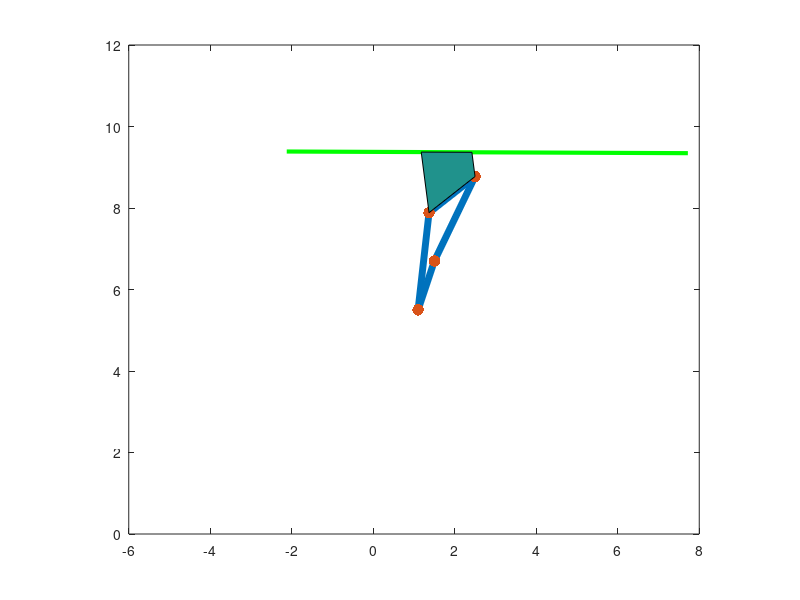

MATLAB code for this plot:
%**************VALUES OBTAINED FROM SYNTHESIS**********
A = [1.1; 5.5]
B = [1.5; 6.7]

L2 = 2.4
L3 = 1.6
L4 = 2.3
L1 = sqrt((B(1,1)-A(1,1))*(B(1,1)-A(1,1)) + (B(2,1)-A(2,1))*(B(2,1)-A(2,1)))
phiaxis = (atand((A(2,1)-B(2,1))/(A(1,1)-B(1,1))))

lc = 0.6
ld = 1.5

ldown = 3.3;
lup = 5.3;

k1 = L1/L4;
k2 = L1/L2;
k3 = (L4*L4-L3*L3+L2*L2+L1*L1)/(2*L4*L2);
k4 = L1/L3;
k5 = (L4*L4-L1*L1-L2*L2-L3*L3)/(2*L2*L3);

phi1 = 360-154; %RANGE OF ANGLE ROTAION OF LINK 2 
phi2 = 12;

end1=[];
end2=[];
n=0
thetadoor=[];
mid=[];
%*****************SIMULATION**************************
for theta = phi1:-2:phi2
  theta
  D = [A(1,1)+L2*cosd(theta+phiaxis);A(2,1)+L2*sind(theta+phiaxis)]; %OBTAINING D COORDINATE
  
  a = cosd(theta)-k1-k2*cosd(theta)+k3;
  b = -2*sind(theta);                                 %CO-EFFECIENT OF FRUDIENSTIEN EQUATION
  c = k1-(k2+1)*cosd(theta) + k3;
  
  theta4 = 2*atand((-b-sqrt(b*b-4*a*c))/(2*a))
 
  C = [B(1,1)+L4*cosd(theta4+phiaxis);B(2,1)+L4*sind(theta4+phiaxis)]
  main = [A , B , C , D, A];
  x = main(1,[1:5]);
  y = main(2,[1:5]);

  theta3 = atan2d((C(2,1)-D(2,1)),(C(1,1)-D(1,1)));
  if(n == 0)
    thetaper = theta3;
    n=n+1;
  endif
  Cdash = [C(1,1)-lc*cosd(theta3-thetaper);C(2,1)-lc*sind(theta3-thetaper)];
  Ddash = [D(1,1)-ld*cosd(theta3-thetaper);D(2,1)-ld*sind(theta3-thetaper)];
  theta3dash = atand((Cdash(2,1)-Ddash(2,1))/(Cdash(1,1)-Ddash(1,1)));
  thetadoor=[thetadoor theta3dash];
  E = [Ddash(1,1)- ldown*cosd(theta3dash);Ddash(2,1)-ldown*sind(theta3dash)]
  F = [Cdash(1,1)+ lup*cosd(theta3dash);Cdash(2,1)+lup*sind(theta3dash)]
  
  mid=[mid (E+F)/2];
  end1=[end1 E];
  end2=[end2 F];
  
  %********************PLOTTING*************************** 
  plot(x,y, 'LineWidth', 5);
  hold on;
  plot(x,y, '.','markersize', 25);
  x1 = [E(1,1) F(1,1)];
  y1 = [E(2,1) F(2,1)];
  plot(x1,y1,'g','LineWidth', 3);
  patch([C(1,1) D(1,1) Ddash(1,1) Cdash(1,1)],[C(2,1) D(2,1) Ddash(2,1) Cdash(2,1)],4)
  axis([-6 8 0 12])
  daspect([1 1 1])
  pause(0.1);
  hold off;
endfor